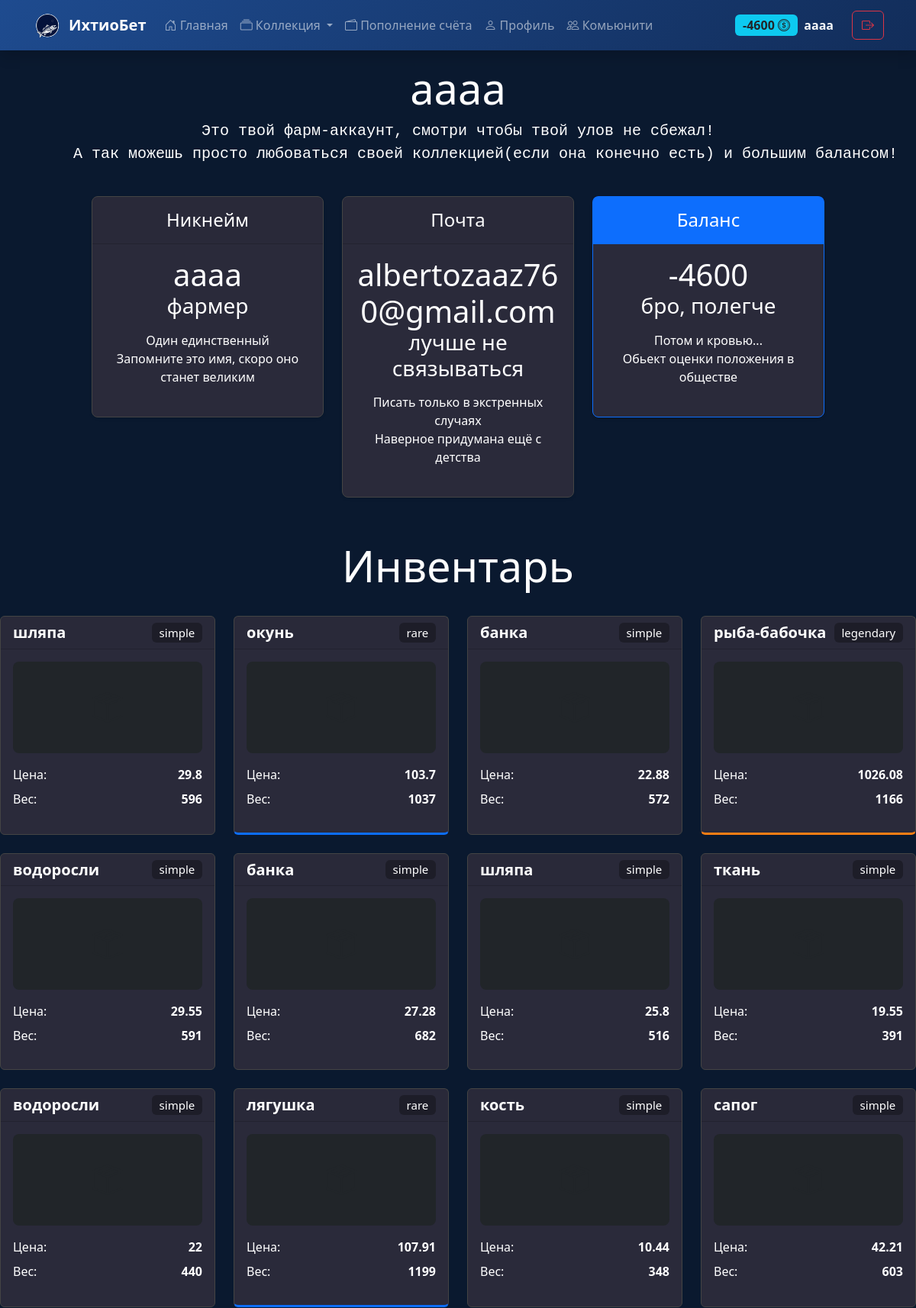
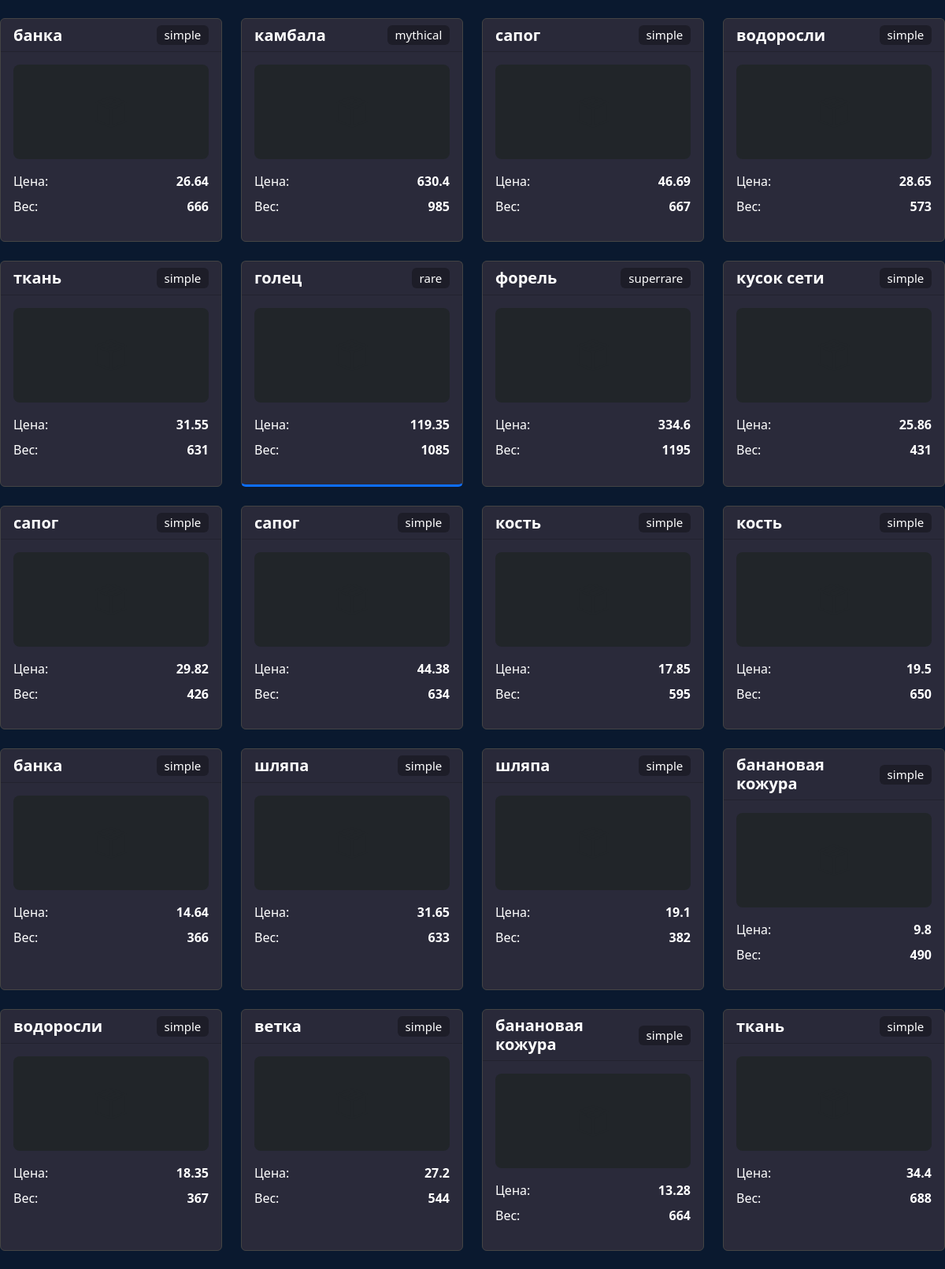
Page /profile (signed in, upper part) on the committed database (2 pictures, top to bottom).
### app/models.py (models this page shows)
class Base(DeclarativeBase):
    pass

class User(Base, SerializerMixin):
    __tablename__ = "users"
    id = Column(Integer(), primary_key=True, autoincrement=True)
    name = Column(String(50), nullable=False)
    email = Column(String(50), nullable=False, unique=True)
    password = Column(String(), nullable=False)
    balance = Column(Integer(), default=0)
    inventory = relationship("Inventory", back_populates="author", cascade="all, delete")

class Items(Base, SerializerMixin):
    __tablename__ = "items"
    id = Column(Integer(), primary_key=True, autoincrement=True)
    name = Column(String(50), nullable=False)
    cost = Column(Integer(), nullable=False)
    rname = Column(String(), nullable=False)
    rarity = Column(String(), nullable=False)
    color = Column(String(), nullable=False)
    w = Column(Integer(), nullable=False)

### app/routes/auth.py (the view)
@auth_bp.route("/profile")
def profile():
    user_id = session.get("user_id")
    db_session = factory()
    user = db_session.get(User, user_id)
    inventory = db_session.query(Inventory).filter(Inventory.user_id == user_id)
    inventorys = list()
    for i in inventory:
        a = db_session.query(Items).filter(Items.id == i.item_id)
        for x in a:
            b = [x.rname, x.cost, x.rarity, x.color, x.w]
            inventorys.append(b)
    return render_template("profile.html", user=user, inventory=inventorys)

### templates/profile.html (shortened to what this page needs)
{% extends "reuse/base.html" %} {% block content %}
<link rel="stylesheet" href="static/profile.css" />
<div class="pricing-header p-3 pb-md-4 mx-auto text-center">
  <h1 class="display-4 fw-normal text-body-emphasis">
    <font color="white">{{ user.name }}</font>
  </h1>
  <pre
    class="fs-5 text-body-secondary"
  ><font color="white">Это твой фарм-аккаунт, смотри чтобы твой улов не сбежал!
      А так можешь просто любоваться своей коллекцией(если она конечно есть) и большим балансом!</font></pre>
</div>
<div class="desc1">
  <div class="desc">
    <div class="row row-cols-1 row-cols-md-3 mb-3 text-center">
      <div class="col">
        <div class="card mb-4 rounded-3 shadow-sm">
          <div class="card-header py-3">
            <h4 class="my-0 fw-normal text-white">Никнейм</h4>
          </div>
          <div class="card-body">
            <h1 class="card-title pricing-card-title text-white">
              {{ user.name }}<small class="text-body-secondary fw-light"><h3 class="text-white ">фармер</h3></small>
            </h1>
            <ul class="list-unstyled mt-3 mb-4 text-white">
              <li>Один единственный</li>
              <li>Запомните это имя, скоро оно станет великим</li>
            </ul>
          </div>
        </div>
      </div>
      <div class="col">
        <div class="card mb-4 rounded-3 shadow-sm">
          <div class="card-header py-3">
            <h4 class="my-0 fw-normal text-white">Почта</h4>
          </div>
          <div class="card-body">
            <h1 class="card-title pricing-card-title text-white">
              {{ user.email }}<small class="text-body-secondary fw-light"><h3 class="text-white ">лучше не связываться</h3></small>
            </h1>
            <ul class="list-unstyled mt-3 mb-4 text-white">
              <li>Писать только в экстренных случаях</li>
              <li>Наверное придумана ещё с детства</li>
            </ul>
          </div>
        </div>
      </div>
      <div class="col">
        <div class="card mb-4 rounded-3 shadow-sm border-primary">
          <div class="card-header py-3 text-bg-primary border-primary">
            <h4 class="my-0 fw-normal text-white">Баланс</h4>
          </div>
          <div class="card-body">
            <h1 class="card-title pricing-card-title text-white">
              {{ user.balance }}<small class="text-body-secondary fw-light"><h3 class="text-white ">бро, полегче</h3></small>
            </h1>
            <ul class="list-unstyled mt-3 mb-4 text-white">
              <li>Потом и кровью...</li>
              <li>Обьект оценки положения в обществе</li>
            </ul>
          </div>
        </div>
      </div>
    </div>
  </div>
</div>
<div class="pricing-header p-3 pb-md-4 mx-auto text-center">
  <h3 class="display-4 fw-normal text-body-emphasis">
    <font color="white">Инвентарь</font>
  </h3>
</div>
<div class="row row-cols-1 row-cols-sm-2 row-cols-md-3 row-cols-lg-4 g-4 inventory-grid">
    {% for item in inventory %}
    <div class="col" data-rarity="{{ item[2]|lower }}">
      <div class="card h-100 rarity-{{ item[2]|lower }} animate__animated animate__fadeInUp">
        <div class="card-header">
          <h5 class="my-0 fw-bold d-flex justify-content-between align-items-center text-white">
            {{ item[0] }}
            <span class="badge rarity-badge text-white">{{ item[2] }}</span>
          </h5>
        </div>
        <div class="card-body d-flex flex-column">
          <div class="mb-3">
            <div class="item-image-placeholder bg-dark rounded-3 d-flex align-items-center justify-content-center mb-3" style="height: 120px;">
              <i class="bi bi-box-seam fs-1 text-muted"></i>
            </div>
            <div class="d-flex justify-content-between mb-2">
              <span class="text-white">Цена:</span>
              <span class="fw-bold text-white">{{ item[1] }}</span>
            </div>
            <div class="d-flex justify-content-between text-white">
              <span class="text-white">Вес:</span>
              <span class="fw-bold text-white">{{ item[4] }}</span>
            </div>
          </div>
        </div>
      </div>
    </div>
    {% endfor %}
  </div>
{% endblock %}

### templates/reuse/navigation.html (shortened to what this page needs)
<nav class="navbar navbar-expand-lg navbar-dark bg-primary-gradient shadow">
    <div class="container">
        <a class="navbar-brand d-flex align-items-center" href="{{ url_for('index.index') }}">
            <img src="{{ url_for('static', filename='img/logo.png') }}" alt="ИхтиоБет" height="40" class="me-2">
            <span class="fw-bold">ИхтиоБет</span>
        </a>
        <div class="collapse navbar-collapse" id="navbarContent">
            <ul class="navbar-nav me-auto mb-2 mb-lg-0">
                <li class="nav-item">
                    <a class="nav-link {{ 'active' if request.endpoint == '' }}" href="{{ url_for('index.index') }}">
                        <i class="bi bi-house-door"></i> Главная
                    </a>
                </li>
                <li class="nav-item dropdown">
                    <a class="nav-link dropdown-toggle" href="#" id="collectionDropdown" role="button" data-bs-toggle="dropdown">
                        <i class="bi bi-collection"></i> Коллекция
                    </a>
                </li>
                <li class="nav-item">
                    <a class="nav-link {{ 'active' if request.endpoint == 'promo' }}" href="{{ url_for('payments.promo') }}">
                        <i class="bi bi-wallet2"></i> Пополнение счёта
                    </a>
                </li>
                <li class="nav-item">
                    <a class="nav-link {{ 'active' if request.endpoint == 'profile' }}" href="{{ url_for('auth.profile') }}">
                        <i class="bi bi-person"></i> Профиль
                    </a>
                </li>
                <li class="nav-item">
                    <a class="nav-link {{ 'active' if request.endpoint == 'community' }}" href="{{ url_for('community.community') }}">
                        <i class="bi bi-people"></i> Комьюнити
                    </a>
                </li>
            </ul>
            <div class="d-flex align-items-center">
                {% if not user %}
                    <a class="btn btn-outline-light me-2" href="{{ url_for('auth.login_user') }}">
                        <i class="bi bi-box-arrow-in-right"></i> Вход
                    </a>
                    <a class="btn btn-warning" href="{{ url_for('auth.register_user') }}">
                        <i class="bi bi-person-plus"></i> Регистрация
                    </a>
                {% else %}
                    <div class="d-flex align-items-center me-3">
                        <span class="badge bg-info text-dark me-2 fs-6">
                            {{ user.balance }} <i class="bi bi-coin"></i>
                        </span>
                        <span class="fw-bold">{{ user.name }}</span>
                    </div>
                    <a class="btn btn-outline-danger ms-2" href="{{ url_for('auth.logout') }}">
                        <i class="bi bi-box-arrow-right"></i>
                    </a>
                {% endif %}
            </div>
        </div>
    </div>
</nav>

### static/index.css (style rules this page uses)
:root { --dark-blue: #0a192f; --darker-blue: #0a1428; --primary-blue: #1e4b8f; --teal: #00b4d8; --purple: #6a4c93; --orange: #ff7b00; --gold: #ffd700; }
body { background-color: var(--dark-blue); color: #e6f1ff; }
.bg-dark-blue { background-color: var(--dark-blue); }
.bg-primary-gradient { background: linear-gradient(135deg, var(--primary-blue), #122d5a); }

### static/profile.css (style rules this page uses)
body { background-color: #141414; }
.desc { width: 80%; position: center; }
.desc1 { display: flex; justify-content: center; }

### templates/profile.html (style rules this page uses)
.card { background-color: #2a2a3a; border: 1px solid #444; transition: all 0.3s ease; }
.rarity-rare { border-bottom: 3px solid #0d6efd; }
.rarity-legendary { border-bottom: 3px solid #fd7e14; }
.rarity-badge { background-color: rgba(0, 0, 0, 0.3); font-weight: normal; }

### rows in the picture
User: balance "-4600", name "aaaa", email "albertozaaz760@gmail.com"
Items: rname "шляпа", rarity "simple", cost "29.8", w "596"
Items: rname "окунь", rarity "rare", cost "103.7", w "1037"
Items: rname "банка", rarity "simple", cost "22.88", w "572"
Items: rname "рыба-бабочка", rarity "legendary", cost "1026.08", w "1166"
Items: rname "водоросли", rarity "simple", cost "29.55", w "591"
Items: rname "банка", rarity "simple", cost "27.28", w "682"
Items: rname "шляпа", rarity "simple", cost "25.8", w "516"
Items: rname "ткань", rarity "simple", cost "19.55", w "391"
Items: rname "водоросли", rarity "simple", cost "22", w "440"
Items: rname "лягушка", rarity "rare", cost "107.91", w "1199"
Items: rname "кость", rarity "simple", cost "10.44", w "348"
Items: rname "сапог", rarity "simple", cost "42.21", w "603"
Items: rname "банка", rarity "simple", cost "26.64", w "666"
Items: rname "камбала", rarity "mythical", cost "630.4", w "985"
Items: rname "сапог", rarity "simple", cost "46.69", w "667"
Items: rname "водоросли", rarity "simple", cost "28.65", w "573"
Items: rname "ткань", rarity "simple", cost "31.55", w "631"
Items: rname "голец", rarity "rare", cost "119.35", w "1085"
Items: rname "форель", rarity "superrare", cost "334.6", w "1195"
Items: rname "кусок сети", rarity "simple", cost "25.86", w "431"
Items: rname "сапог", rarity "simple", cost "29.82", w "426"
Items: rname "сапог", rarity "simple", cost "44.38", w "634"
Items: rname "кость", rarity "simple", cost "17.85", w "595"
Items: rname "кость", rarity "simple", cost "19.5", w "650"
Items: rname "банка", rarity "simple", cost "14.64", w "366"
Items: rname "шляпа", rarity "simple", cost "31.65", w "633"
Items: rname "шляпа", rarity "simple", cost "19.1", w "382"
Items: rname "банановая кожура", rarity "simple", cost "9.8", w "490"
Items: rname "водоросли", rarity "simple", cost "18.35", w "367"
Items: rname "ветка", rarity "simple", cost "27.2", w "544"
Items: rname "банановая кожура", rarity "simple", cost "13.28", w "664"
Items: rname "ткань", rarity "simple", cost "34.4", w "688"
